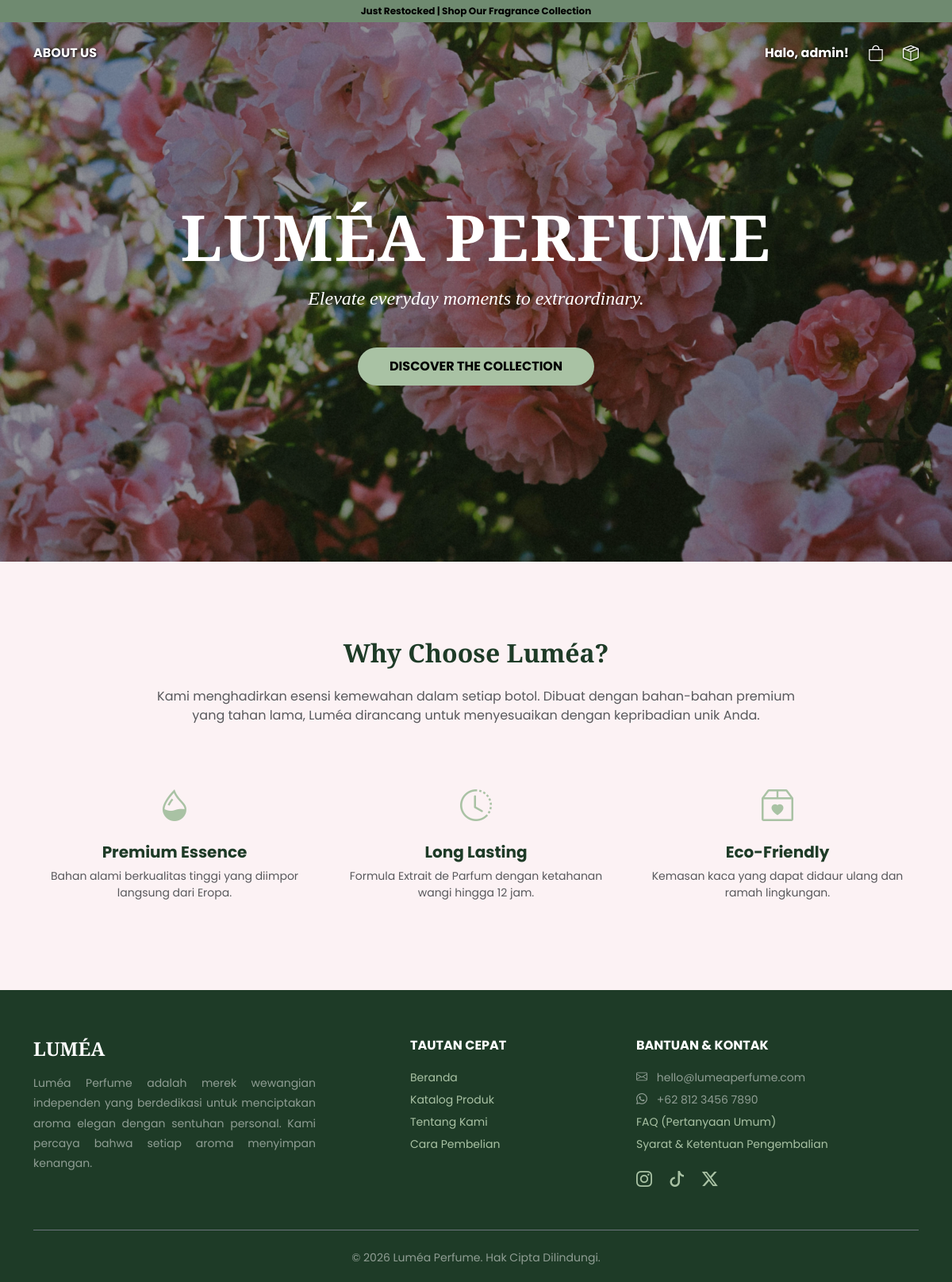
Screenshot of /home.php (signed in) with the database file from the repository.
### tables this page shows
CREATE TABLE `konfigurasi_toko` (
  `id` int NOT NULL,
  `link_banner` varchar(255) NOT NULL,
  `deskripsi_footer` text NOT NULL,
  `email_toko` varchar(100) NOT NULL,
  `telepon_toko` varchar(50) NOT NULL
);

### home.php (the view, shortened to what this page needs)
<?php
include 'koneksi.php';
$query_toko = mysqli_query($conn, "SELECT * FROM konfigurasi_toko WHERE id=1");
$data_toko = mysqli_fetch_array($query_toko);
?>
<!DOCTYPE html>
<html lang="id">
<head>
    <link href="https://cdn.jsdelivr.net/npm/bootstrap@5.3.0/dist/css/bootstrap.min.css" rel="stylesheet">
    <link rel="stylesheet" href="https://cdn.jsdelivr.net/npm/bootstrap-icons@1.11.1/font/bootstrap-icons.css">
</head>
<body>
    <div class="top-banner text-center fw-bold">Just Restocked | Shop Our Fragrance Collection</div>
    <nav class="navbar navbar-expand-lg bg-transparent position-absolute w-100 z-3 mt-3">
        <div class="container d-flex justify-content-between align-items-center">
            <div class="d-flex align-items-center">
                <a href="about.php" class="text-white text-decoration-none fw-bold" style="text-shadow: 1px 1px 3px black;">ABOUT US</a>
            </div>
            <div class="d-flex align-items-center gap-4">
                <span class="text-white fw-bold" style="text-shadow: 1px 1px 3px black;">Halo, <?= $_SESSION['username'] ?>!</span>
                <a href="keranjang.php" class="text-white text-decoration-none" title="Keranjang" style="text-shadow: 1px 1px 3px black;"><i class="bi bi-bag fs-5 align-middle"></i></a>
                <a href="pesanan.php" class="text-white text-decoration-none" title="Pesanan Saya" style="text-shadow: 1px 1px 3px black;"><i class="bi bi-box-seam fs-5 align-middle"></i></a>
            </div>
        </div>
    </nav>
    <div class="hero-section">
        <div>
            <h1 class="serif-text fw-bold mb-3" style="font-size: 5rem; letter-spacing: 2px;">LUMÉA PERFUME</h1>
            <h4 class="serif-text fst-italic mb-5" style="font-weight: 300;">Elevate everyday moments to extraordinary.</h4>
            <a href="koleksi.php" class="btn btn-sage fs-6 fw-bold text-decoration-none">DISCOVER THE COLLECTION</a>
        </div>
    </div>
    <div class="container my-5 py-5 text-center">
        <h2 class="serif-text fw-bold mb-4" style="color: #1E3B27;">Why Choose Luméa?</h2>
        <p class="text-muted mb-5 w-75 mx-auto">Kami menghadirkan esensi kemewahan dalam setiap botol. Dibuat dengan bahan-bahan premium yang tahan lama, Luméa dirancang untuk menyesuaikan dengan kepribadian unik Anda.</p>
        <div class="row g-4 mt-2">
            <div class="col-md-4">
                <i class="bi bi-droplet-half fs-1" style="color: #A9C2A4;"></i>
                <h5 class="fw-bold mt-3" style="color: #1E3B27;">Premium Essence</h5>
                <p class="small text-muted">Bahan alami berkualitas tinggi yang diimpor langsung dari Eropa.</p>
            </div>
            <div class="col-md-4">
                <i class="bi bi-clock-history fs-1" style="color: #A9C2A4;"></i>
                <h5 class="fw-bold mt-3" style="color: #1E3B27;">Long Lasting</h5>
                <p class="small text-muted">Formula Extrait de Parfum dengan ketahanan wangi hingga 12 jam.</p>
            </div>
            <div class="col-md-4">
                <i class="bi bi-box2-heart fs-1" style="color: #A9C2A4;"></i>
                <h5 class="fw-bold mt-3" style="color: #1E3B27;">Eco-Friendly</h5>
                <p class="small text-muted">Kemasan kaca yang dapat didaur ulang dan ramah lingkungan.</p>
            </div>
        </div>
    </div>
    <footer>
        <div class="container">
            <div class="row mb-4">
                <div class="col-md-4 mb-4">
                    <h4 class="serif-text fw-bold mb-3">LUMÉA</h4>
                    <p class="small text-white-50" style="line-height: 1.8; text-align: justify;">
                        <?= $data_toko['deskripsi_footer'] ?>
                    </p>
                </div>
                <div class="col-md-2 offset-md-1 mb-4">
                    <h6 class="fw-bold mb-3 text-uppercase">Tautan Cepat</h6>
                    <ul class="list-unstyled small" style="line-height: 2;">
                        <li><a href="home.php">Beranda</a></li>
                        <li><a href="koleksi.php">Katalog Produk</a></li>
                        <li><a href="about.php">Tentang Kami</a></li>
                        <li><a href="#">Cara Pembelian</a></li>
                    </ul>
                </div>
                <div class="col-md-4 offset-md-1 mb-4">
                    <h6 class="fw-bold mb-3 text-uppercase">Bantuan & Kontak</h6>
                    <ul class="list-unstyled small text-white-50" style="line-height: 2;">
                        <li><i class="bi bi-envelope me-2"></i> <?= $data_toko['email_toko'] ?></li>
                        <li><i class="bi bi-whatsapp me-2"></i> <?= $data_toko['telepon_toko'] ?></li>
                        <li><a href="#">FAQ (Pertanyaan Umum)</a></li>
                        <li><a href="#">Syarat & Ketentuan Pengembalian</a></li>
                    </ul>
                    <div class="mt-3 fs-5">
                        <a href="#" class="me-3"><i class="bi bi-instagram"></i></a>
                        <a href="#" class="me-3"><i class="bi bi-tiktok"></i></a>
                        <a href="#"><i class="bi bi-twitter-x"></i></a>
                    </div>
                </div>
            </div>
            <div class="text-center small text-white-50 border-top border-secondary pt-4 mt-2">
                &copy; 2026 Luméa Perfume. Hak Cipta Dilindungi.
            </div>
        </div>
    </footer>
</body>
</html>

### rows the page displays
konfigurasi_toko: deskripsi_footer "Luméa Perfume adalah merek wewangian independen yang berdedikasi untuk menciptakan aroma elegan dengan sentuhan personal. Kami percaya bahwa setiap aroma menyimpan kenangan.", email_toko "hello@lumeaperfume.com", telepon_toko "+62 812 3456 7890"

### other values shown
$_SESSION['username'] "admin"
